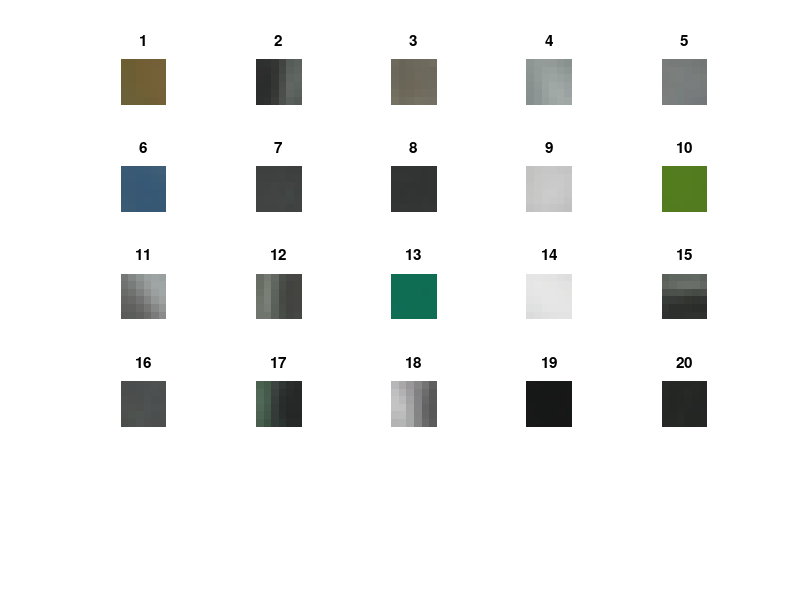

Write MATLAB code to recreate this figure.
% read YUV Dictionary
% clear; close all; clc;

% load Dictionary
% YUV_Dict = load('GoodDictionaryCyberZooPinkMat.dat');
YUV_Dict = load('Dictionary_00000.dat');
% YUV_Dict = load('Dictionary_big_flowers.dat');

% params
n_textons = 20; % number of visual words
patch_size = 6; % size of one patch

% extract YUV components
U_ALL = YUV_Dict(1:4:end,1);
Y1_ALL = YUV_Dict(2:4:end,1);
V_ALL = YUV_Dict(3:4:end,1);
Y2_ALL = YUV_Dict(4:4:end,1);

Dictionary = zeros(n_textons,patch_size*patch_size*3);


hh = figure();

for w = 1:n_textons
    subplot(ceil(sqrt(n_textons)), ceil(sqrt(n_textons)), w);
    
    % extract YUV per texton
    U = U_ALL((w-1)*18+1:w*18, 1);
    Y1 = Y1_ALL((w-1)*18+1:w*18, 1);
    V = V_ALL((w-1)*18+1:w*18, 1);
    Y2 = Y2_ALL((w-1)*18+1:w*18, 1);
    
    % conversion
    R1 = Y1 + 1.4022 .* (V - 128);
    G1 = Y1 - 0.3456 .* (U - 128) - (0.7145 .* (V - 128));
    B1 = Y1 + 1.7710 .* (U - 128);
    R2 = Y2 + 1.4022 .* (V - 128);
    G2 = Y2 - 0.3456 .* (U - 128) - (0.7145 .* (V - 128));
    B2 = Y2 + 1.7710 .* (U - 128);
    
    R = zeros(patch_size,patch_size);
    G = zeros(patch_size,patch_size);
    B = zeros(patch_size,patch_size);
    R(:,1:2:end) = reshape(R1,3,6)';
    R(:,2:2:end) = reshape(R2,3,6)';
    G(:,1:2:end) = reshape(G1,3,6)';
    G(:,2:2:end) = reshape(G2,3,6)';
    B(:,1:2:end) = reshape(B1,3,6)';
    B(:,2:2:end) = reshape(B2,3,6)';
    
    % clip the values into range [0, 255]
    R = max(0, min(R, 255));
    G = max(0, min(G, 255));
    B = max(0, min(B, 255));
    % R = min(max(R, 0),255);
    % G = min(max(G, 0),255);
    % B = min(max(B, 0),255);

    % form bgr image
    R_norm = R./255;
    G_norm = G./255;
    B_norm = B./255;
    rgbimg (:,:,1) = B_norm;
    rgbimg (:,:,2) = G_norm;
    rgbimg (:,:,3) = R_norm;
    
    Dictionary(w,1:patch_size*patch_size) = reshape(rgbimg(:,:,1)',1,36);
    Dictionary(w,patch_size*patch_size+1:patch_size*patch_size*2) = reshape(rgbimg(:,:,2)',1,36);
    Dictionary(w,patch_size*patch_size*2+1:patch_size*patch_size*3) = reshape(rgbimg(:,:,3)',1,36);
    
    imshow(rgbimg);
    title(num2str(w))
end

% save dictionary_visualwords2_rgb.mat Dictionary
